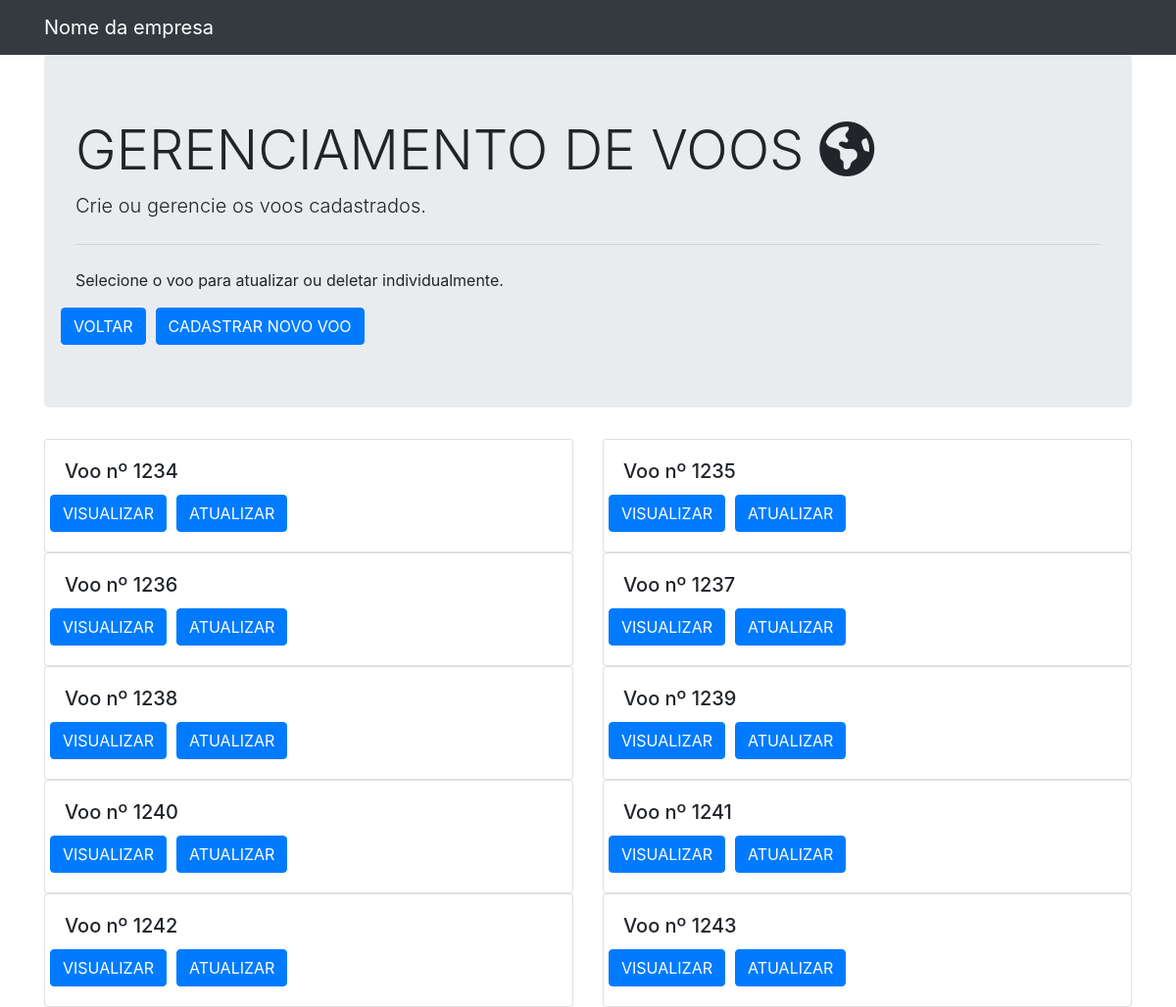
Page /home/lista_voos/ on the earlier database version.
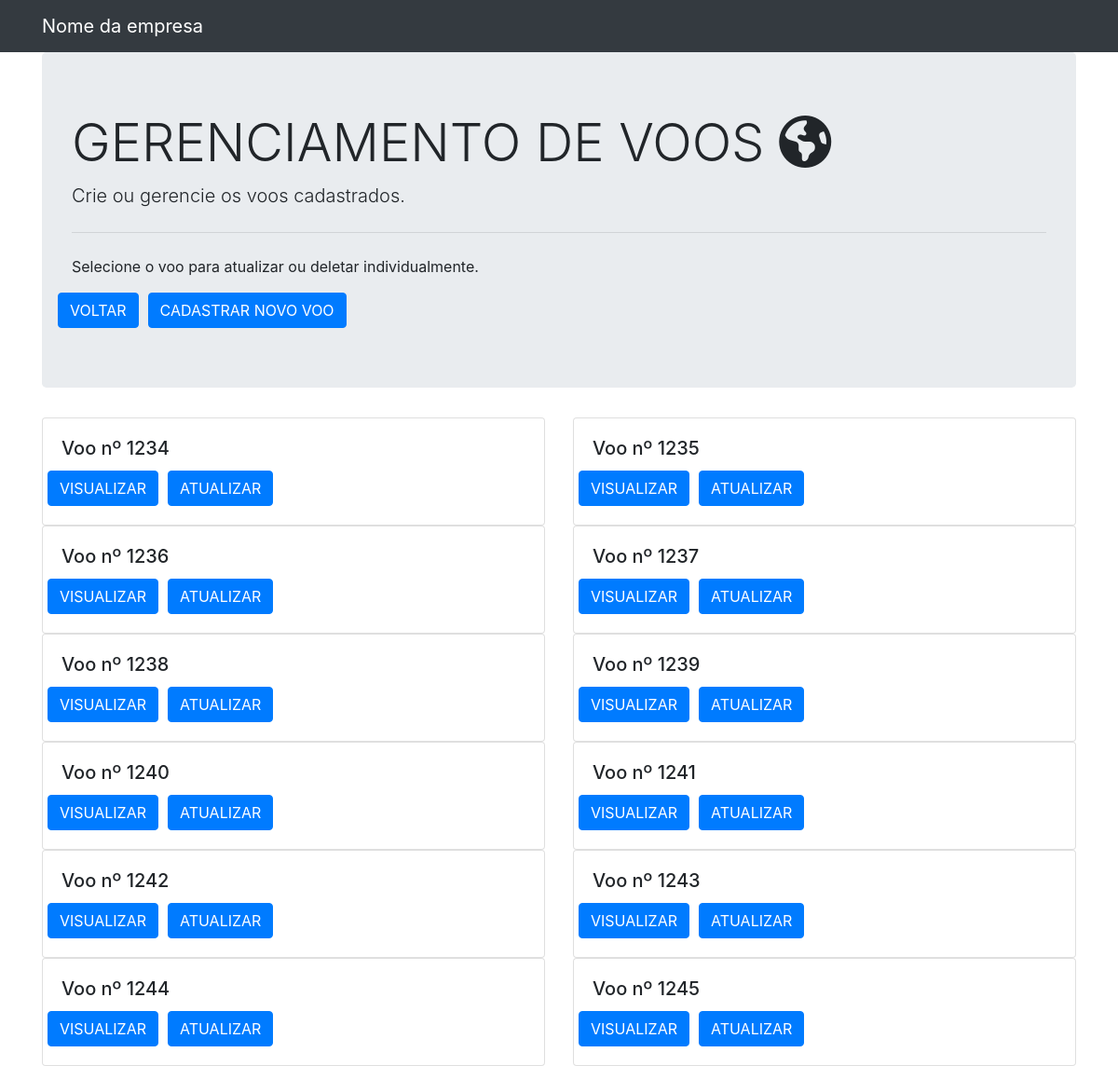
Same page on the later database version.
### flight/models.py (models this page shows)
class Voo(models.Model):
    id = models.AutoField(primary_key=True)
    rota = models.ForeignKey(Rota, on_delete=models.CASCADE, null=False)
    chegada_prevista = models.DateTimeField(null=False)
    partida_prevista = models.DateTimeField(null=False)
    companhia_aerea = models.CharField(max_length=200, null=False)
    class Meta:
        db_table = 'voos'

### flight/views.py (the view)
# urls.py: path('home/lista_voos/', views.telaListaVoosViews, name = 'lista_de_voos')
def telaListaVoosViews(request):
    voos = Voo.objects.all().values()
    template = loader.get_template('voo_lista.html')
    context = {
        'voos': voos,
    }
    return HttpResponse(template.render(context, request))

### flight/templates/voo_lista.html (shortened to what this page needs)
{% load static %}
<!DOCTYPE html>
<html lang="en">
<head>
    <link rel="stylesheet" href="{% static 'css/bootstrap.min.css' %}">
    <link rel="stylesheet" href="{% static 'css/all.min.css' %}">
</head>
<body>
    <nav class="navbar navbar-expand-lg navbar-dark bg-dark">
        <div class="container">
            <a class="navbar-brand" href="#">Nome da empresa</a>
        </div>
    </nav>
    <div class="container">
        <div class="jumbotron">
            <h1 class="display-4">
               GERENCIAMENTO DE VOOS
                <i class="fas fa-globe-americas"></i></h1>
            <p class="lead">
                Crie ou gerencie os voos cadastrados.
            </p>
            <hr class="my-4">
            <p>
                Selecione o voo para atualizar ou deletar individualmente.
            </p>
            <div class="row">
                <input class="btn btn-primary" style="margin-right: 10px" type="button" value="VOLTAR" onclick="history.back()">
                <a href="create/" class="btn btn-primary">
                    CADASTRAR NOVO VOO
                </a>
            </div>
        </div>
    </div>
    <div class="container">
        <div class="row">
            {% for voo in voos %}
                <div class="col-sm-6">
                    <div class="card">
                        <div class="card-body">
                            <h5 class="card-title">
                                Voo nº {{voo.id}}
                            </h5>
                            <div class="row">
                                <a href="read_or_delete/{{voo.id}}/" class="btn btn-primary" style="margin-right: 10px">
                                    VISUALIZAR
                                </a>
                                <a href="update/{{voo.id}}/" class="btn btn-primary" style="margin-right: 10px">
                                    ATUALIZAR
                                </a>
                            </div>
                        </div>
                    </div>
                </div>
            {% endfor %}
        </div>
    </div>
</body>
</html>

Differences in the rows shown:
added Voo: id "1244"
added Voo: id "1245"
